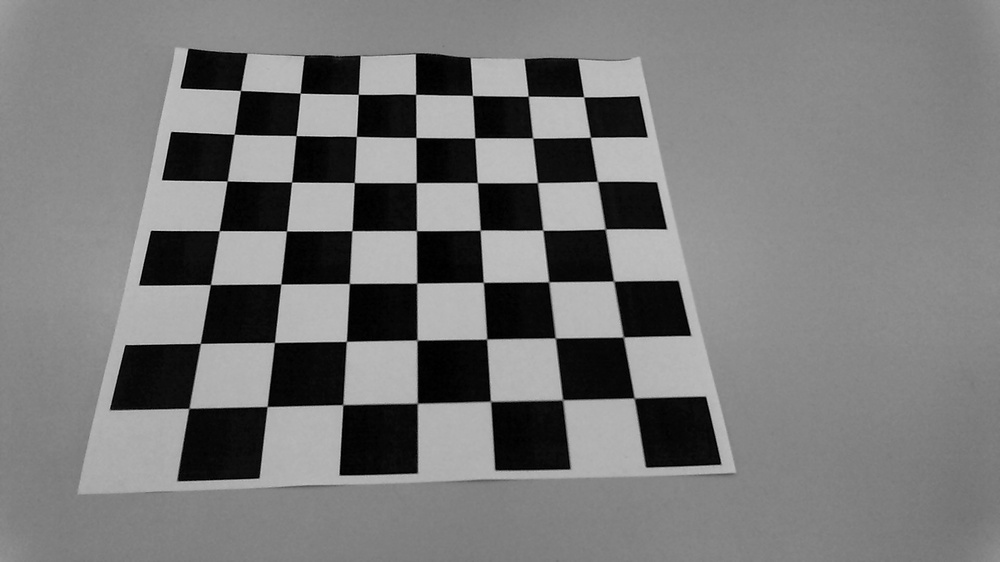
#> input picture AS5/src/cap0.jpg, 1000 x 562 px, shrunk from 1920 x 1080 before the run; its folder holds only this picture in this run
$ jupyter execute question-1.ipynb
#> lines starting #> are read from the running program, lines starting #| are printed output that depends on the picture; after the words box and inside, x2 and y2 are one past the last pixel; in counts of white or black regions, pixels touching at a corner belong together
[cell 1]
import numpy as np
import cv2
import glob
import csv

[cell 2]
# termination criteria
criteria = (cv2.TERM_CRITERIA_EPS + cv2.TERM_CRITERIA_MAX_ITER, 30, 0.001)

# prepare object points, like (0,0,0), (1,0,0), (2,0,0) ....,(6,5,0)
objp = np.zeros((6*7,3), np.float32)
objp[:,:2] = np.mgrid[0:7,0:6].T.reshape(-1,2)

# Arrays to store object points and image points from all the images.
objpoints = [] # 3d point in real world space
imgpoints = [] # 2d points in image plane.

images = glob.glob('*cap0.jpg')

[cell 3]
images

[cell 4]
for fname in images:
    img = cv2.imread(fname)
#> img is the input picture: shape (562, 1000, 3); min 0, max 214, mean 120.4
    gray = cv2.cvtColor(img,cv2.COLOR_BGR2GRAY)

    # Find the chess board corners
    ret, corners = cv2.findChessboardCorners(gray, (7,6),None)
#> ret = True; corners = 42 rows, first 8: [634.3, 398.1], [562.7, 399.7], [490.5, 401.1], [417.5, 403.2], [342.8, 404.7], [267.2, 406.5], [189, 408.3], [623.4, 337]
    #print("chessboard corners", corners)

    # If found, add object points, image points (after refining them)
    if ret == True:
        objpoints.append(objp)

        corners2 = cv2.cornerSubPix(gray,corners,(11,11),(-1,-1),criteria)
#> corners2 = 42 rows, first 8: [634.2, 398], [562.6, 399.8], [490.5, 401.3], [417.3, 403.2], [342.8, 404.6], [267.2, 406.5], [188.9, 408.3], [623.2, 337]
        imgpoints.append(corners2)

        # Draw and display the corners
        img = cv2.drawChessboardCorners(img, (7,6), corners2,ret)
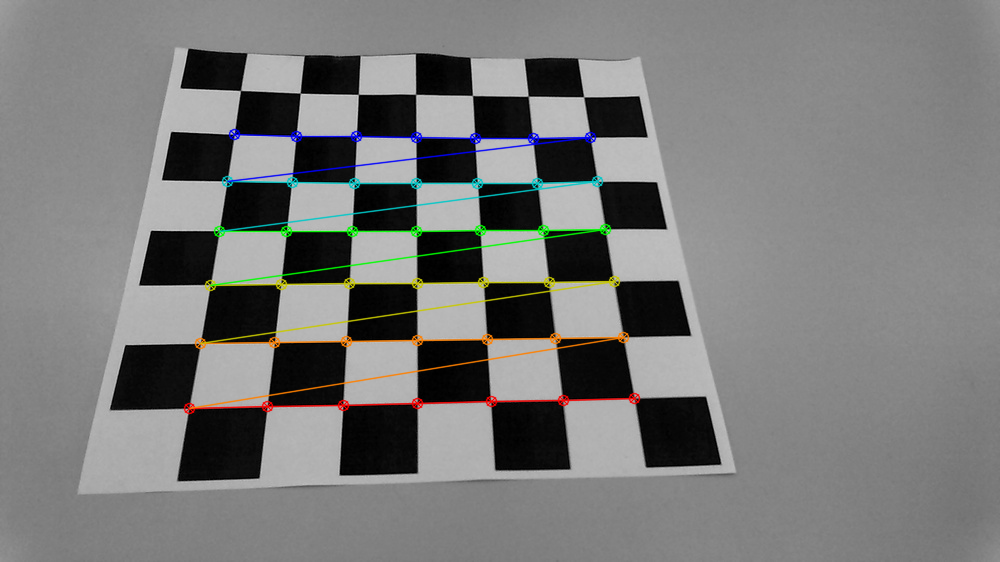
#> img: shape (562, 1000, 3); 2.92% of pixels changed, all inside (x1, y1, x2, y2) = (183, 128, 641, 415)

        #cv2.imshow('img',img)
        cv2.waitKey(500)

cv2.destroyAllWindows()

[cell 5]
corners.shape
#> Out = (42, 1, 2)

[cell 6]
imgpoints

[cell 7]
objpoints[0][0]

[cell 8]
## writing imgpoints in a file
data= imgpoints
#> data = 1 item

with open('imgpoints.txt', 'w') as f:
    csv.writer(f, delimiter=' ').writerows(data)
